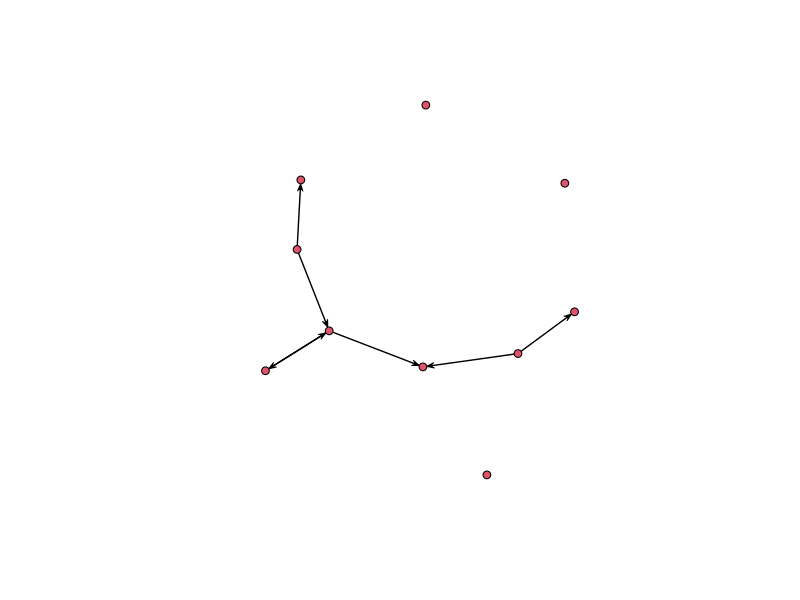

Write the R code that produced this figure.
library(network)


### Name: network.extraction
### Title: Extraction and Replacement Operators for Network Objects
### Aliases: network.extraction %n% %n%<- %v% %v%<- %e% %e%<- %nattr%
###   %nattr%<- %vattr% %vattr%<- %eattr% %eattr%<- [.network [<-.network
### Keywords: graphs manip

### ** Examples

  #Create a random graph (inefficiently)
  g<-network.initialize(10)
  g[,]<-matrix(rbinom(100,1,0.1),10,10)
  plot(g)
  
  #Demonstrate edge addition/deletion
  g[,]<-0
  g[1,]<-1
  g[2:3,6:7]<-1
  g[,]
  
  #Set edge values
  g[,,names.eval="boo"]<-5
  as.sociomatrix(g,"boo")
  g %e% "hoo" <- "wah"
  g %e% "hoo"
  #Assignment input should be as adjacency matrix
  g %e% "age" <- matrix(1:100, 10, 10)
  g %e% "age"
  as.sociomatrix(g,"age")

  #Set/retrieve network and vertex attributes
  g %n% "blah" <- "Pork!"                 #The other white meat?
  g %n% "blah" == "Pork!"                 #TRUE!
  g %v% "foo" <- letters[10:1]            #Letter the vertices
  g %v% "foo" == letters[10:1]            #All TRUE
